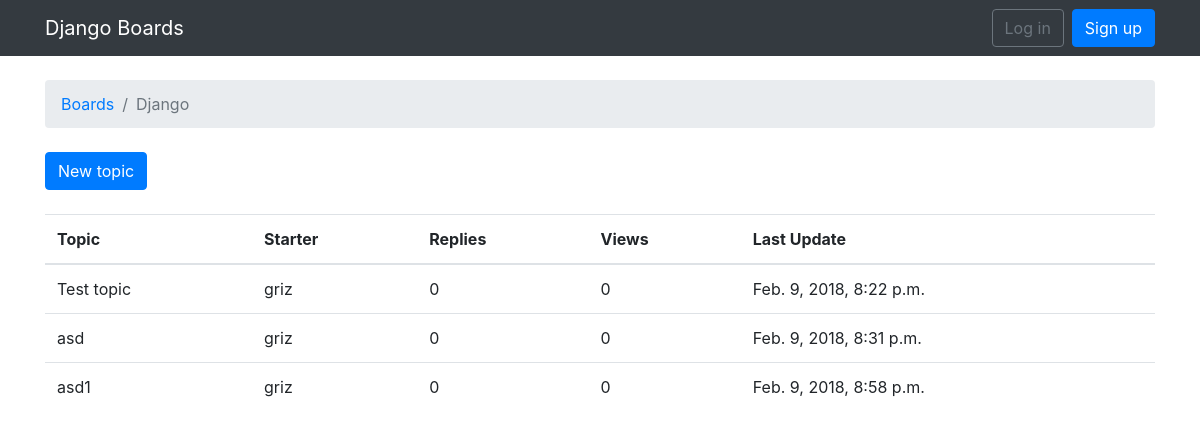
The app's page /boards/1/ with its own data.
### boards/models.py (models this page shows, shortened)
class Board(models.Model):
    name = models.CharField(max_length=30, unique=True)
    description = models.CharField(max_length=100)

class Topic(models.Model):
    subject = models.CharField(max_length=255)
    last_updated = models.DateTimeField(auto_now_add=True)
    board = models.ForeignKey(Board, on_delete = models.CASCADE, related_name='topics')
    starter = models.ForeignKey(User, on_delete = models.CASCADE, related_name='topics')

### boards/views.py (the view)
# urls.py: url(r'^boards/(?P<pk>\d+)/$', board_views.board_topics, name='board_topics'),
def board_topics(request, pk):
    board = get_object_or_404(Board, pk = pk)
    topics = board.topics.all()
    return render(request, 'topics.html', {'board': board, 'topics': topics})

### templates/topics.html (shortened to what this page needs)
{% extends 'base.html' %}
{% block breadcrumb %}
  <li class="breadcrumb-item"><a href="{% url 'boards' %}">Boards</a></li>
  <li class="breadcrumb-item active">{{ board.name }}</li>
{% endblock %}
{% block content %}
  <div class="mb-4">
    <a href="{% url 'new_topic' board.pk %}" class="btn btn-primary">New topic</a>
  </div>
  <table class="table">
    <thead class="thead-inverse">
      <tr>
        <th>Topic</th>
        <th>Starter</th>
        <th>Replies</th>
        <th>Views</th>
        <th>Last Update</th>
      </tr>
    </thead>
    <tbody>
      {% for topic in board.topics.all %}
        <tr>
          <td>{{ topic.subject }}</td>
          <td>{{ topic.starter.username }}</td>
          <td>0</td>
          <td>0</td>
          <td>{{ topic.last_updated }}</td>
        </tr>
      {% endfor %}
    </tbody>
  </table>
{% endblock %}

### records on screen
Board: name "Django"
Topic: subject "Test topic", starter.username "griz", last_updated "Feb. 9, 2018, 8:22 p.m."
Topic: subject "asd", starter.username "griz", last_updated "Feb. 9, 2018, 8:31 p.m."
Topic: subject "asd1", starter.username "griz", last_updated "Feb. 9, 2018, 8:58 p.m."
